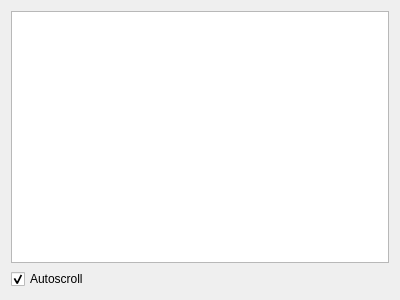
<?xml version="1.0" encoding="UTF-8"?>
<ui version="4.0">
 <class>logwindow</class>
 <widget class="QWidget" name="logwindow">
  <property name="geometry">
   <rect>
    <x>0</x>
    <y>0</y>
    <width>400</width>
    <height>300</height>
   </rect>
  </property>
  <property name="windowTitle">
   <string>Log</string>
  </property>
  <layout class="QVBoxLayout" name="verticalLayout">
   <item>
    <widget class="QPlainTextEdit" name="logPlainTextEdit">
     <property name="readOnly">
      <bool>true</bool>
     </property>
    </widget>
   </item>
   <item>
    <widget class="QCheckBox" name="autoscrollCheckBox">
     <property name="text">
      <string>Autoscroll</string>
     </property>
     <property name="checked">
      <bool>true</bool>
     </property>
    </widget>
   </item>
  </layout>
 </widget>
 <resources/>
 <connections/>
</ui>
